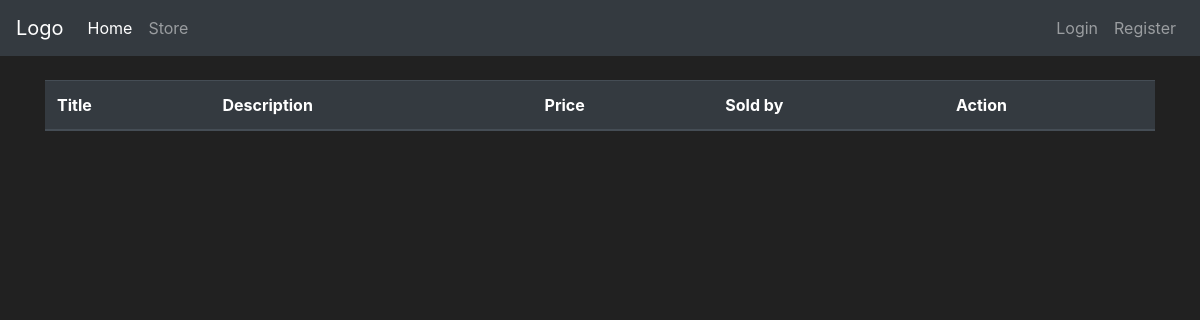
/store, run on an earlier commit of the app's database.
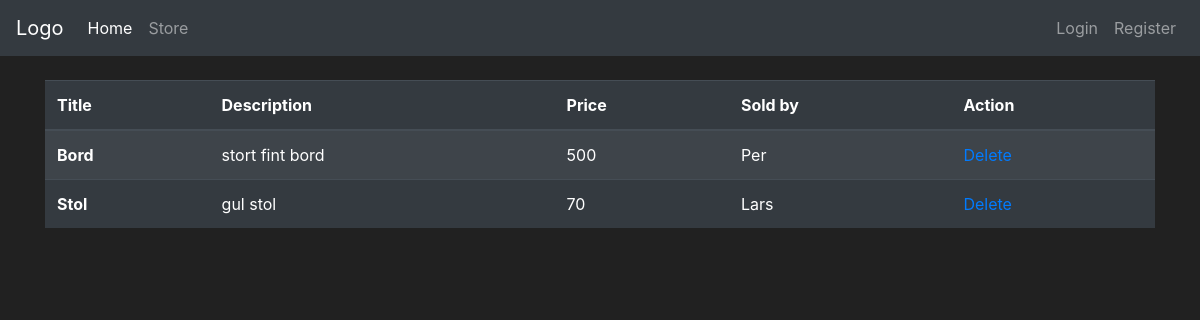
And on a later commit of the database.
### app_flask/models.py (models this page shows, shortened)
class User(db.Model, UserMixin):
    id = db.Column(db.Integer(), primary_key=True)
    username = db.Column(db.String(length=25), nullable=False, unique=True)
    email = db.Column(db.String(length=60), nullable=False, unique=True)
    password_hash = db.Column(db.String(length=60), nullable=False)
    profile_type = db.Column(db.Boolean(), nullable=False, default=False)
    cash = db.Column(db.Integer(), nullable=False, default=2000)
    goods = db.relationship('Goods', backref='goods_owned_by_user', lazy=True)
    @property
    def password(self):
        return self.password

class Goods(db.Model):
    id = db.Column(db.Integer, primary_key=True)
    name = db.Column(db.String(30), unique=True, nullable=False)
    description = db.Column(db.String(70), unique=False, nullable=False)
    price = db.Column(db.Integer, unique=False, nullable=False)
    seller_id = db.Column(db.Integer(), db.ForeignKey('user.id'))

### app_flask/routes.py (the view)
@app.route('/store', methods=['GET', 'POST'])
def show_goods():
    db_goods = db.session.query(User, Goods).filter(User.id == Goods.seller_id).all()
    return render_template('showGoods.html', db_goods=db_goods)

### app_flask/templates/showGoods.html (shortened to what this page needs)
{% extends 'base.html' %}
{% block content %}
<div class="container">
    <br>
    <table class="table table-dark table-striped">
      <thead>
        <tr>
          <th scope="col">Title</th>
          <th scope="col">Description</th>
          <th scope="col">Price</th>
          <th scope="col">Sold by</th>
          <th scope="col">Action</th>
        </tr>
      </thead>
      <tbody>
      {%for users, goods in db_goods%}
        <tr>
          <th scope="row" class=".table-striped">
                {{ goods.name }}
            <br>
            </th>
          <td class=".table-striped">{{ goods.description}}</td>
          <td class=".table-striped">{{ goods.price}}</td>
          <td class=".table-striped">{{ users.username}}</td>
          <td class=".table-striped"><a href="{{ url_for('delete_goods', id=goods.id)}}">Delete</a></td>
        </tr>
      {% endfor %}
      </tbody>
    </table>
</div>
{% endblock %}

### app_flask/templates/base.html (shortened to what this page needs)
<!doctype html>
<html lang="en">
   <head>
      <link rel="stylesheet" href="https://cdn.jsdelivr.net/npm/bootstrap@4.5.3/dist/css/bootstrap.min.css">
   </head>
   <body>
    <nav class="navbar navbar-expand-md navbar-dark bg-dark">
        <a class="navbar-brand" href="{{ url_for('home_page') }}">Logo</a>
        <div class="collapse navbar-collapse" id="navbarNav">
            <ul class="navbar-nav mr-auto">
                <li class="nav-item active">
                    <a class="nav-link" href="{{ url_for('home_page') }}">Home <span class="sr-only">(current)</span></a>
                </li>
                <li class="nav-item">
                    <a class="nav-link" href="{{ url_for('show_goods') }}">Store</a>
                </li>
            </ul>
            {% if current_user.is_authenticated and current_user.profile_type==1 %}
            <ul class="navbar-nav">
                <li class="nav-item">
                    <a class="nav-link" href="{{ url_for('add_goods')}}">Post a item</a>
                </li>
                <li class="nav-item">
                    <a class="nav-link" href="#" style="color:lightblue">2000 NOK</a>
                </li>
                <li class="nav-item">
                    <a class="nav-link">{{ current_user.username }}</a>
                </li>
                <li class="nav-item">
                    <a class="nav-link" href="{{ url_for('logout_page') }}">logout</a>
                </li>
            </ul>
            {% else %}
            <ul class="navbar-nav">
                <li class="nav-item">
                    <a class="nav-link" href="{{ url_for('login_page')}}">Login</a>
                </li>
                <li class="nav-item">
                    <a class="nav-link" href="{{ url_for('register_user_page')}}">Register</a>
                </li>
            </ul>
            {% endif %}
        </div>
      </nav>
      {% block content %}
      {% endblock %}
   </body>
</html>

### app_flask/templates/base.html (style rules this page uses)
body { color: white; background-color: #212121; }

What changed in the data, as far as the page shows it:
added User: name "Bord", description "stort fint bord", price "500", username "Per"
added User: name "Stol", description "gul stol", price "70", username "Lars"
